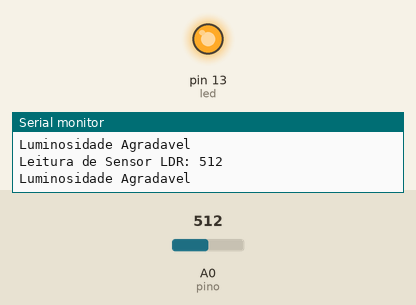
A sketch run on a simulated Arduino Uno, built with avr-gcc and run on an emulated ATmega328P. Parts: output pins drawn as LEDs (lit = HIGH), the last lines printed to the serial monitor. The test bench sets the inputs (shaded band); at power-on: A0 (pino) = 512.

Above: at 1.8 s.
1.9 s: A0 (pino) set to 413
3.4 s: A0 (pino) set to 389
At 5.1 s:
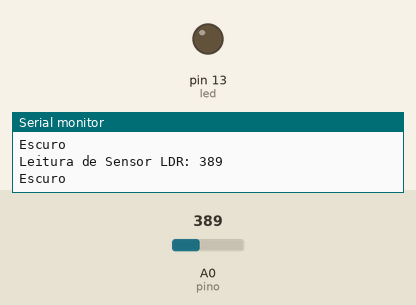
5.5 s: A0 (pino) set to 410
At 6.6 s:
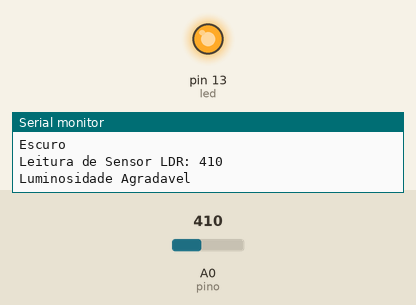
7.5 s: A0 (pino) set to 390
At 9.4 s:
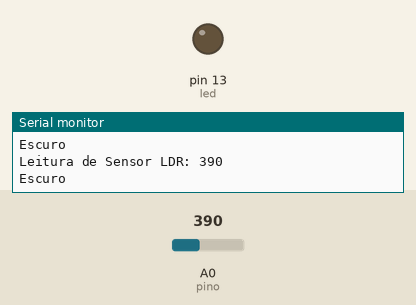
Timing chart, 0 to 10.5 s (numbered marks = the images above; inputs shaded):
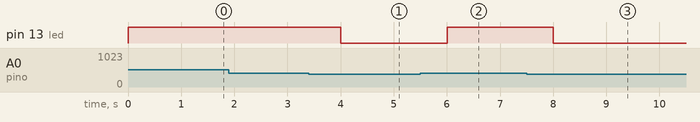

Measured:
- the behaviour switches between 400 and 399 on A0 (pino) (found by bisection; images 0 and 1)
- after the input at 3.4 s, pin 13 (led): HIGH → LOW after 0.60 s
- after the input at 5.5 s, pin 13 (led): LOW → HIGH after 0.50 s
- after the input at 7.5 s, pin 13 (led): HIGH → LOW after 0.51 s

The sketch:

AulaIII.ino
```cpp
/*
   Programa de Entrada de dados de Sensor
    LDR
    */
int pino = A0;
int led = 13;
int led2 = 12;

void setup() {
  pinMode(led, OUTPUT);
 Serial.begin(9600);
}

void loop() {
  int valor = analogRead(pino);
  Serial.print("Leitura de Sensor LDR: ");
  Serial.println(valor);

  if(valor >= 400 && valor < 800){
    Serial.println("Luminosidade Agradavel");
    digitalWrite(led, HIGH);
  }else{
    digitalWrite(led, LOW);
    if(valor > 800){
      Serial.println("Muito Claro");
    }else{
      Serial.println("Escuro");
    }
  }
  delay(1000);
}
```
